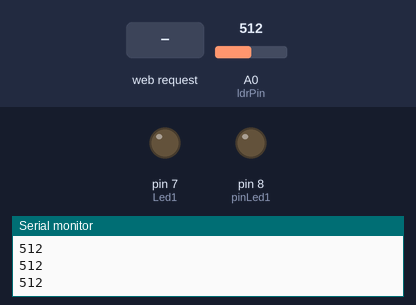
This sketch was run on a simulated Arduino Uno, built with avr-gcc and run on an emulated ATmega328P. On the bench: output pins drawn as LEDs (lit = HIGH), the last lines printed to the serial monitor. The inputs (shaded band) are chosen by the test bench; at power-on: A0 (ldrPin) = 512. WiFi joins after 1.5 s; servers stay silent unless stated.

Above: at 1.2 s.
1.3 s: HTTP request GET /&ON received
At 2.3 s:
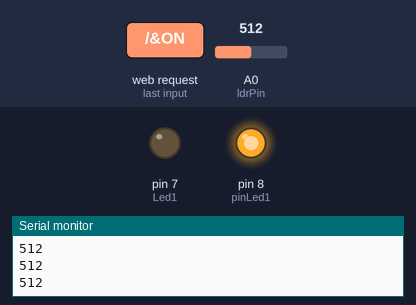
2.8 s: A0 (ldrPin) set to 56
4.3 s: A0 (ldrPin) set to 46
At 4.9 s:
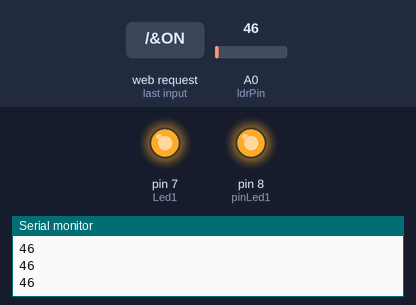
5.8 s: HTTP request GET /&OFF received
At 7.0 s:
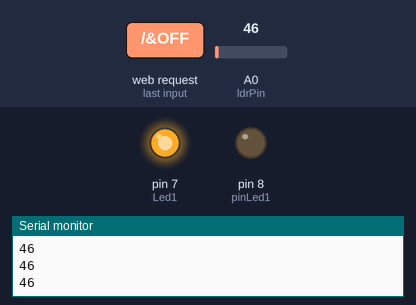
7.3 s: A0 (ldrPin) set to 122
At 8.4 s:
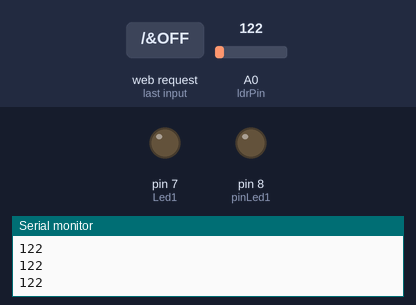
8.8 s: A0 (ldrPin) set to 40
At 9.6 s:
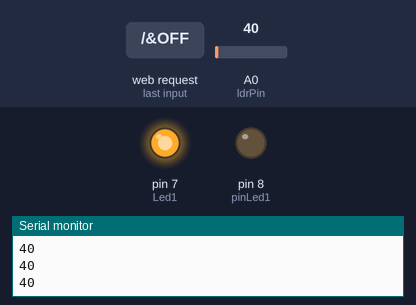
Timing chart, 0 to 11.3 s (numbered marks = the images above; inputs shaded):
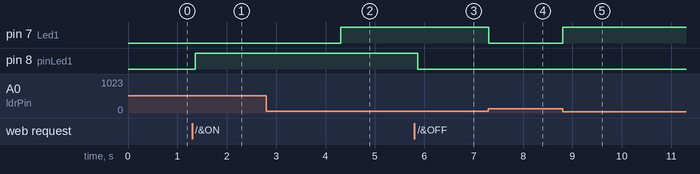

The sketch:

main.ino
```cpp
#include <SPI.h>
#include <Ethernet.h>


byte mac[] = {0xDe, 0xAD, 0xBE, 0xEF, 0xFE, 0xED};

unsigned short int ldrValor = 0;

//IPAddress ip(10, 33, 250, 117);
IPAddress ip(192, 168, 0, 105);   // Here, you must put the Arduino's IP

#define Led1  7
#define ldrPin  A0

EthernetServer server(80);

int pinLed1 = 8;
int led = 0;

void setup() {
  pinMode(Led1, OUTPUT);
  pinMode(ldrPin, INPUT);
  digitalWrite(Led1, LOW);
  Serial.begin(9600);
  while (!Serial) {
    ;
  }

  if (digitalRead(pinLed1) == HIGH) led = 1;
  else if (digitalRead(pinLed1) == LOW) led = 0;

  pinMode(pinLed1, OUTPUT);

  digitalWrite(pinLed1, LOW);

  Ethernet.begin(mac, ip);
  server.begin();
  Serial.print("Server is at ");
  Serial.println(Ethernet.localIP());
}

void loop()
{
  EthernetClient client = server.available();
  if (client) {
    Serial.println("New client");
    boolean currentLineIsBlank = true;
    String DatEth;
    while (client.connected()) {
      if (client.available()) {

        char c = client.read();
        Serial.write(c);

        DatEth.concat(c);
        if (DatEth.endsWith("/&ON")) {
          led = 1;
        }
        if (DatEth.endsWith("/&OFF")) {
          led = 0;
        }

        if (c == '\n' && currentLineIsBlank) {
          ldrValor = analogRead(ldrPin);
          Serial.println(ldrValor);
          if (ldrValor <= 50 && digitalRead(Led1) == LOW)
          {
            digitalWrite(Led1, HIGH);
          }
          delay (2);
          if (ldrValor > 50 && digitalRead(Led1) == HIGH)
          {
            digitalWrite(Led1, LOW);
          }
          client.println("HTTP/1.1 200 OK");
          client.println("Content-Type: text/html");
          client.println("Connection: close");
          client.println("Refresh: 1");
          client.println();
          client.println("<!DOCTYPE HTML>");
          client.println("<html>");
          if (digitalRead(Led1) == HIGH)
          {
            client.println("<center><h1>\n"
                           "Estado do LED SENSOR <span style='background: #00FF00; border-radius:5px; padding:5px'>"
                           "ON</span>.\n"
                           "</h1></center>\n");
          }
          else
          {
            client.println("<center><h1>\n"
                           "Estado do LED SENSOR <span style='background: #FF0000 ; border-radius:5px; padding:5px'>"
                           "OFF</span>.\n"
                           "</h1></center>\n");
          }
          if (led == 1)
          {
            client.println("</br><center><h1>\n"
                           "Estado do LED HTML <span style='background: #00FF00; border-radius:5px; padding:5px'>"
                           "ON</span>.\n"
                           "</h1></center>\n");
          }
          else
          {
            client.println("</br><center><h1>\n"
                           "Estado do LED HTML <span style='background: #FF0000 ; border-radius:5px; padding:5px'>"
                           "OFF</span>.\n"
                           "</h1></center>\n");
          }
          client.println("<center><form method='get' action='/&ON'><button type='submit'>Ligar LED HTML</button></form></center>"
                         "</br>"
                         "<center><form method='get' action='/&OFF'><button type='submit'>Desligar LED HTML</button></form></center>"
                         ""
                         "");

          client.println("</html>");

          if (led == 1) {
            digitalWrite(pinLed1, HIGH);
          }

          if (led == 0) {
            digitalWrite(pinLed1, LOW);
          }

          break;
        }

        if (c == '\n') {
          currentLineIsBlank = true;
        }
        else if (c != '\r') {
          currentLineIsBlank = false;
        }

      }

    }

    delay(1);

    client.stop();
    Serial.println("Client disconnected");

  }
  ldrValor = analogRead(ldrPin);
  Serial.println(ldrValor);
  if (ldrValor <= 50 && digitalRead(Led1) == LOW)
  {
    digitalWrite(Led1, HIGH);
  }
  delay (2);
  if (ldrValor > 50 && digitalRead(Led1) == HIGH)
  {
    digitalWrite(Led1, LOW);
  }
}
```

Measured:
- the behaviour switches between 51 and 50 on A0 (ldrPin) (found by bisection; images 1 and 2)
- after the input at 1.3 s, pin 8 (pinLed1): LOW → HIGH after 0.06 s
- after the input at 4.3 s, pin 7 (Led1): LOW → HIGH at once
- after the input at 5.8 s, pin 8 (pinLed1): HIGH → LOW after 0.06 s
- after the input at 7.3 s, pin 7 (Led1): HIGH → LOW at once
- after the input at 8.8 s, pin 7 (Led1): LOW → HIGH at once
